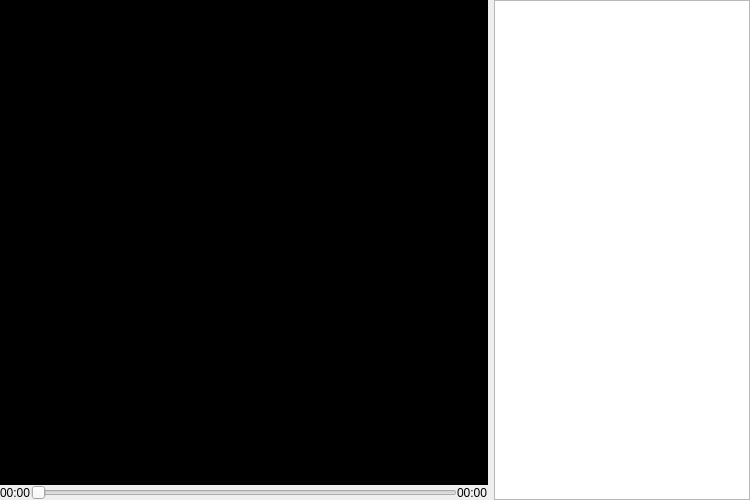
<?xml version="1.0" encoding="UTF-8"?>
<ui version="4.0">
 <class>VideoWidget</class>
 <widget class="QWidget" name="VideoWidget">
  <property name="geometry">
   <rect>
    <x>0</x>
    <y>0</y>
    <width>750</width>
    <height>500</height>
   </rect>
  </property>
  <property name="windowTitle">
   <string>Form</string>
  </property>
  <property name="styleSheet">
   <string notr="true"/>
  </property>
  <layout class="QHBoxLayout" name="horizontalLayout_3">
   <property name="leftMargin">
    <number>0</number>
   </property>
   <property name="topMargin">
    <number>0</number>
   </property>
   <property name="rightMargin">
    <number>0</number>
   </property>
   <property name="bottomMargin">
    <number>0</number>
   </property>
   <item>
    <layout class="QVBoxLayout" name="controlesLayout">
     <property name="spacing">
      <number>0</number>
     </property>
     <property name="sizeConstraint">
      <enum>QLayout::SetDefaultConstraint</enum>
     </property>
     <property name="leftMargin">
      <number>0</number>
     </property>
     <property name="topMargin">
      <number>0</number>
     </property>
     <property name="rightMargin">
      <number>0</number>
     </property>
     <property name="bottomMargin">
      <number>0</number>
     </property>
     <item>
      <layout class="QHBoxLayout" name="videoLayout">
       <item>
        <widget class="VlcWidgetVideo" name="videoWidget" native="true">
         <property name="sizePolicy">
          <sizepolicy hsizetype="Expanding" vsizetype="Expanding">
           <horstretch>0</horstretch>
           <verstretch>0</verstretch>
          </sizepolicy>
         </property>
         <property name="styleSheet">
          <string notr="true">background-color: rgb(0, 0, 0);</string>
         </property>
         <zorder>playList</zorder>
        </widget>
       </item>
      </layout>
     </item>
     <item>
      <layout class="QHBoxLayout" name="seekLayout">
       <property name="leftMargin">
        <number>0</number>
       </property>
       <property name="topMargin">
        <number>0</number>
       </property>
       <property name="rightMargin">
        <number>0</number>
       </property>
       <property name="bottomMargin">
        <number>0</number>
       </property>
       <item>
        <widget class="QLabel" name="elapsedLabel">
         <property name="styleSheet">
          <string notr="true"/>
         </property>
         <property name="text">
          <string>00:00</string>
         </property>
        </widget>
       </item>
       <item>
        <widget class="QSlider" name="seekSlider">
         <property name="orientation">
          <enum>Qt::Horizontal</enum>
         </property>
        </widget>
       </item>
       <item>
        <widget class="QLabel" name="totalLabel">
         <property name="styleSheet">
          <string notr="true"/>
         </property>
         <property name="text">
          <string>00:00</string>
         </property>
        </widget>
       </item>
      </layout>
     </item>
     <item>
      <layout class="QHBoxLayout" name="manageLayout" stretch="0">
       <property name="spacing">
        <number>6</number>
       </property>
       <property name="sizeConstraint">
        <enum>QLayout::SetDefaultConstraint</enum>
       </property>
       <item>
        <widget class="Controls" name="controlsWidget" native="true"/>
       </item>
      </layout>
     </item>
    </layout>
   </item>
   <item>
    <layout class="QHBoxLayout" name="playListLayout">
     <property name="spacing">
      <number>0</number>
     </property>
     <property name="sizeConstraint">
      <enum>QLayout::SetDefaultConstraint</enum>
     </property>
     <property name="leftMargin">
      <number>0</number>
     </property>
     <property name="topMargin">
      <number>0</number>
     </property>
     <property name="rightMargin">
      <number>0</number>
     </property>
     <property name="bottomMargin">
      <number>0</number>
     </property>
     <item>
      <widget class="QListWidget" name="playList">
       <property name="sizePolicy">
        <sizepolicy hsizetype="Minimum" vsizetype="Expanding">
         <horstretch>0</horstretch>
         <verstretch>0</verstretch>
        </sizepolicy>
       </property>
       <property name="styleSheet">
        <string notr="true"/>
       </property>
      </widget>
     </item>
    </layout>
   </item>
  </layout>
 </widget>
 <customwidgets>
  <customwidget>
   <class>VlcWidgetVideo</class>
   <extends>QWidget</extends>
   <header>vlc-qt/WidgetVideo.h</header>
   <container>1</container>
   <slots>
    <signal>fullscreen()</signal>
    <slot>toggleFullscreen()</slot>
   </slots>
  </customwidget>
  <customwidget>
   <class>Controls</class>
   <extends>QWidget</extends>
   <header>controls.h</header>
   <container>1</container>
  </customwidget>
 </customwidgets>
 <resources/>
 <connections/>
</ui>
